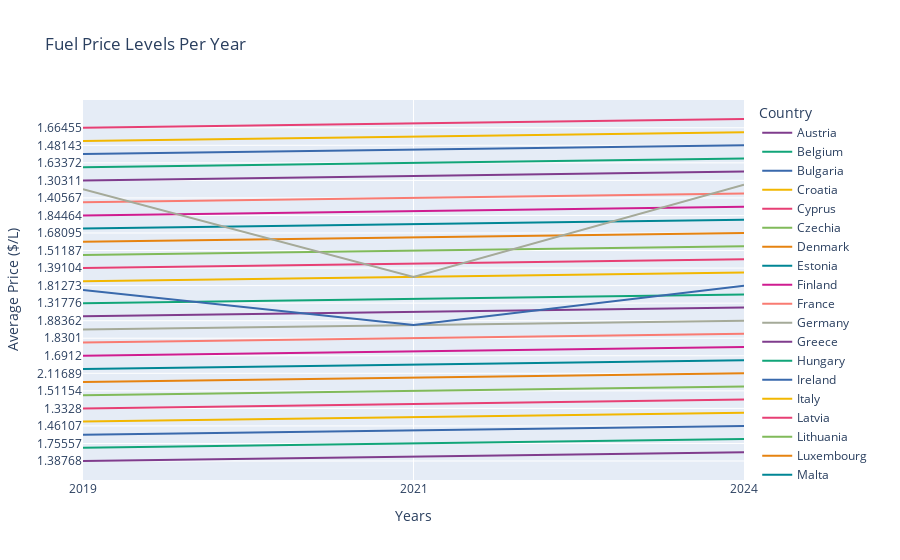

This figure's notebook cell:
### Code cell
fig = px.line(alldata, x = Years , y= Value, title='Fuel Price Levels Per Year', color = Countries,
    color_discrete_sequence=px.colors.qualitative.Bold)
fig.show()

### Figure 1 — Plotly figure (JSON) as saved in the notebook; plotly's stock layout.template omitted (floating-point values rounded to 4 significant figures)
{"data": [{"hovertemplate": "Country=Austria<br>Years=%{x}<br>Average Price ($/L)=%{y}<extra></extra>", "legendgroup": "Austria", "line": {"color": "rgb(127, 60, 141)", "dash": "solid"}, "marker": {"symbol": "circle"}, "mode": "lines", "name": "Austria", "orientation": "v", "showlegend": true, "type": "scatter", "x": ["2019", "2021", "2024"], "xaxis": "x", "y": ["1.38768", "1.51306", "1.74546"], "yaxis": "y"}, {"hovertemplate": "Country=Belgium<br>Years=%{x}<br>Average Price ($/L)=%{y}<extra></extra>", "legendgroup": "Belgium", "line": {"color": "rgb(17, 165, 121)", "dash": "solid"}, "marker": {"symbol": "circle"}, "mode": "lines", "name": "Belgium", "orientation": "v", "showlegend": true, "type": "scatter", "x": ["2019", "2021", "2024"], "xaxis": "x", "y": ["1.56912", "1.75557", "1.89646"], "yaxis": "y"}, {"hovertemplate": "Country=Bulgaria<br>Years=%{x}<br>Average Price ($/L)=%{y}<extra></extra>", "legendgroup": "Bulgaria", "line": {"color": "rgb(57, 105, 172)", "dash": "solid"}, "marker": {"symbol": "circle"}, "mode": "lines", "name": "Bulgaria", "orientation": "v", "showlegend": true, "type": "scatter", "x": ["2019", "2021", "2024"], "xaxis": "x", "y": ["1.21427", "1.26645", "1.46107"], "yaxis": "y"}, {"hovertemplate": "Country=Croatia<br>Years=%{x}<br>Average Price ($/L)=%{y}<extra></extra>", "legendgroup": "Croatia", "line": {"color": "rgb(242, 183, 1)", "dash": "solid"}, "marker": {"symbol": "circle"}, "mode": "lines", "name": "Croatia", "orientation": "v", "showlegend": true, "type": "scatter", "x": ["2019", "2021", "2024"], "xaxis": "x", "y": ["1.44924", "1.62073", "4.08332"], "yaxis": "y"}, {"hovertemplate": "Country=Cyprus<br>Years=%{x}<br>Average Price ($/L)=%{y}<extra></extra>", "legendgroup": "Cyprus", "line": {"color": "rgb(231, 63, 116)", "dash": "solid"}, "marker": {"symbol": "circle"}, "mode": "lines", "name": "Cyprus", "orientation": "v", "showlegend": true, "type": "scatter", "x": ["2019", "2021", "2024"], "xaxis": "x", "y": ["1.3328", "1.47283", "1.55298"], "yaxis": "y"}, {"hovertemplate": "Country=Czechia<br>Years=%{x}<br>Average Price ($/L)=%{y}<extra></extra>", "legendgroup": "Czechia", "line": {"color": "rgb(128, 186, 90)", "dash": "solid"}, "marker": {"symbol": "circle"}, "mode": "lines", "name": "Czechia", "orientation": "v", "showlegend": true, "type": "scatter", "x": ["2019", "2021", "2024"], "xaxis": "x", "y": ["1.40478", "1.51154", "1.70653"], "yaxis": "y"}, {"hovertemplate": "Country=Denmark<br>Years=%{x}<br>Average Price ($/L)=%{y}<extra></extra>", "legendgroup": "Denmark", "line": {"color": "rgb(230, 131, 16)", "dash": "solid"}, "marker": {"symbol": "circle"}, "mode": "lines", "name": "Denmark", "orientation": "v", "showlegend": true, "type": "scatter", "x": ["2019", "2021", "2024"], "xaxis": "x", "y": ["1.7742", "1.96743", "2.11689"], "yaxis": "y"}, {"hovertemplate": "Country=Estonia<br>Years=%{x}<br>Average Price ($/L)=%{y}<extra></extra>", "legendgroup": "Estonia", "line": {"color": "rgb(0, 134, 149)", "dash": "solid"}, "marker": {"symbol": "circle"}, "mode": "lines", "name": "Estonia", "orientation": "v", "showlegend": true, "type": "scatter", "x": ["2019", "2021", "2024"], "xaxis": "x", "y": ["1.49744", "1.68341", "1.88584"], "yaxis": "y"}, {"hovertemplate": "Country=Finland<br>Years=%{x}<br>Average Price ($/L)=%{y}<extra></extra>", "legendgroup": "Finland", "line": {"color": "rgb(207, 28, 144)", "dash": "solid"}, "marker": {"symbol": "circle"}, "mode": "lines", "name": "Finland", "orientation": "v", "showlegend": true, "type": "scatter", "x": ["2019", "2021", "2024"], "xaxis": "x", "y": ["1.6912", "1.96615", "2.09502"], "yaxis": "y"}, {"hovertemplate": "Country=France<br>Years=%{x}<br>Average Price ($/L)=%{y}<extra></extra>", "legendgroup": "France", "line": {"color": "rgb(249, 123, 114)", "dash": "solid"}, "marker": {"symbol": "circle"}, "mode": "lines", "name": "France", "orientation": "v", "showlegend": true, "type": "scatter", "x": ["2019", "2021", "2024"], "xaxis": "x", "y": ["1.68672", "1.8301", "1.86336"], "yaxis": "y"}, {"hovertemplate": "Country=Germany<br>Years=%{x}<br>Average Price ($/L)=%{y}<extra></extra>", "legendgroup": "Germany", "line": {"color": "rgb(165, 170, 153)", "dash": "solid"}, "marker": {"symbol": "circle"}, "mode": "lines", "name": "Germany", "orientation": "v", "showlegend": true, "type": "scatter", "x": ["2019", "2021", "2024"], "xaxis": "x", "y": ["1.57696", "1.77923", "1.88362"], "yaxis": "y"}, {"hovertemplate": "Country=Greece<br>Years=%{x}<br>Average Price ($/L)=%{y}<extra></extra>", "legendgroup": "Greece", "line": {"color": "rgb(127, 60, 141)", "dash": "solid"}, "marker": {"symbol": "circle"}, "mode": "lines", "name": "Greece", "orientation": "v", "showlegend": true, "type": "scatter", "x": ["2019", "2021", "2024"], "xaxis": "x", "y": ["1.79424", "1.94722", "2.0605"], "yaxis": "y"}, {"hovertemplate": "Country=Hungary<br>Years=%{x}<br>Average Price ($/L)=%{y}<extra></extra>", "legendgroup": "Hungary", "line": {"color": "rgb(17, 165, 121)", "dash": "solid"}, "marker": {"symbol": "circle"}, "mode": "lines", "name": "Hungary", "orientation": "v", "showlegend": true, "type": "scatter", "x": ["2019", "2021", "2024"], "xaxis": "x", "y": ["1.31776", "1.45732", "1.70806"], "yaxis": "y"}, {"hovertemplate": "Country=Ireland<br>Years=%{x}<br>Average Price ($/L)=%{y}<extra></extra>", "legendgroup": "Ireland", "line": {"color": "rgb(57, 105, 172)", "dash": "solid"}, "marker": {"symbol": "circle"}, "mode": "lines", "name": "Ireland", "orientation": "v", "showlegend": true, "type": "scatter", "x": ["2019", "2021", "2024"], "xaxis": "x", "y": ["1.57136", "1.77923", "1.81273"], "yaxis": "y"}, {"hovertemplate": "Country=Italy<br>Years=%{x}<br>Average Price ($/L)=%{y}<extra></extra>", "legendgroup": "Italy", "line": {"color": "rgb(242, 183, 1)", "dash": "solid"}, "marker": {"symbol": "circle"}, "mode": "lines", "name": "Italy", "orientation": "v", "showlegend": true, "type": "scatter", "x": ["2019", "2021", "2024"], "xaxis": "x", "y": ["1.76064", "1.91646", "1.89013"], "yaxis": "y"}, {"hovertemplate": "Country=Latvia<br>Years=%{x}<br>Average Price ($/L)=%{y}<extra></extra>", "legendgroup": "Latvia", "line": {"color": "rgb(231, 63, 116)", "dash": "solid"}, "marker": {"symbol": "circle"}, "mode": "lines", "name": "Latvia", "orientation": "v", "showlegend": true, "type": "scatter", "x": ["2019", "2021", "2024"], "xaxis": "x", "y": ["1.39104", "1.58285", "1.77191"], "yaxis": "y"}, {"hovertemplate": "Country=Lithuania<br>Years=%{x}<br>Average Price ($/L)=%{y}<extra></extra>", "legendgroup": "Lithuania", "line": {"color": "rgb(128, 186, 90)", "dash": "solid"}, "marker": {"symbol": "circle"}, "mode": "lines", "name": "Lithuania", "orientation": "v", "showlegend": true, "type": "scatter", "x": ["2019", "2021", "2024"], "xaxis": "x", "y": ["1.29024", "1.51187", "1.67919"], "yaxis": "y"}, {"hovertemplate": "Country=Luxembourg<br>Years=%{x}<br>Average Price ($/L)=%{y}<extra></extra>", "legendgroup": "Luxembourg", "line": {"color": "rgb(230, 131, 16)", "dash": "solid"}, "marker": {"symbol": "circle"}, "mode": "lines", "name": "Luxembourg", "orientation": "v", "showlegend": true, "type": "scatter", "x": ["2019", "2021", "2024"], "xaxis": "x", "y": ["1.35744", "1.57102", "1.68095"], "yaxis": "y"}, {"hovertemplate": "Country=Malta<br>Years=%{x}<br>Average Price ($/L)=%{y}<extra></extra>", "legendgroup": "Malta", "line": {"color": "rgb(0, 134, 149)", "dash": "solid"}, "marker": {"symbol": "circle"}, "mode": "lines", "name": "Malta", "orientation": "v", "showlegend": true, "type": "scatter", "x": ["2019", "2021", "2024"], "xaxis": "x", "y": ["1.5456", "1.58522", "1.40495"], "yaxis": "y"}, {"hovertemplate": "Country=Netherlands<br>Years=%{x}<br>Average Price ($/L)=%{y}<extra></extra>", "legendgroup": "Netherlands", "line": {"color": "rgb(207, 28, 144)", "dash": "solid"}, "marker": {"symbol": "circle"}, "mode": "lines", "name": "Netherlands", "orientation": "v", "showlegend": true, "type": "scatter", "x": ["2019", "2021", "2024"], "xaxis": "x", "y": ["1.84464", "2.13886", "2.00655"], "yaxis": "y"}, {"hovertemplate": "Country=Poland<br>Years=%{x}<br>Average Price ($/L)=%{y}<extra></extra>", "legendgroup": "Poland", "line": {"color": "rgb(249, 123, 114)", "dash": "solid"}, "marker": {"symbol": "circle"}, "mode": "lines", "name": "Poland", "orientation": "v", "showlegend": true, "type": "scatter", "x": ["2019", "2021", "2024"], "xaxis": "x", "y": ["1.30118", "1.40567", "1.505"], "yaxis": "y"}, {"hovertemplate": "Country=Portugal<br>Years=%{x}<br>Average Price ($/L)=%{y}<extra></extra>", "legendgroup": "Portugal", "line": {"color": "rgb(165, 170, 153)", "dash": "solid"}, "marker": {"symbol": "circle"}, "mode": "lines", "name": "Portugal", "orientation": "v", "showlegend": true, "type": "scatter", "x": ["2019", "2021", "2024"], "xaxis": "x", "y": ["1.67104", "1.91646", "1.81035"], "yaxis": "y"}, {"hovertemplate": "Country=Romania<br>Years=%{x}<br>Average Price ($/L)=%{y}<extra></extra>", "legendgroup": "Romania", "line": {"color": "rgb(127, 60, 141)", "dash": "solid"}, "marker": {"symbol": "circle"}, "mode": "lines", "name": "Romania", "orientation": "v", "showlegend": true, "type": "scatter", "x": ["2019", "2021", "2024"], "xaxis": "x", "y": ["1.30311", "1.36291", "1.51169"], "yaxis": "y"}, {"hovertemplate": "Country=Slovak Republic<br>Years=%{x}<br>Average Price ($/L)=%{y}<extra></extra>", "legendgroup": "Slovak Republic", "line": {"color": "rgb(17, 165, 121)", "dash": "solid"}, "marker": {"symbol": "circle"}, "mode": "lines", "name": "Slovak Republic", "orientation": "v", "showlegend": true, "type": "scatter", "x": ["2019", "2021", "2024"], "xaxis": "x", "y": ["1.484", "1.63372", "1.71161"], "yaxis": "y"}, {"hovertemplate": "Country=Slovenia<br>Years=%{x}<br>Average Price ($/L)=%{y}<extra></extra>", "legendgroup": "Slovenia", "line": {"color": "rgb(57, 105, 172)", "dash": "solid"}, "marker": {"symbol": "circle"}, "mode": "lines", "name": "Slovenia", "orientation": "v", "showlegend": true, "type": "scatter", "x": ["2019", "2021", "2024"], "xaxis": "x", "y": ["1.43696", "1.43971", "1.48143"], "yaxis": "y"}, {"hovertemplate": "Country=Spain<br>Years=%{x}<br>Average Price ($/L)=%{y}<extra></extra>", "legendgroup": "Spain", "line": {"color": "rgb(242, 183, 1)", "dash": "solid"}, "marker": {"symbol": "circle"}, "mode": "lines", "name": "Spain", "orientation": "v", "showlegend": true, "type": "scatter", "x": ["2019", "2021", "2024"], "xaxis": "x", "y": ["1.44928", "1.62426", "1.76971"], "yaxis": "y"}, {"hovertemplate": "Country=Sweden<br>Years=%{x}<br>Average Price ($/L)=%{y}<extra></extra>", "legendgroup": "Sweden", "line": {"color": "rgb(231, 63, 116)", "dash": "solid"}, "marker": {"symbol": "circle"}, "mode": "lines", "name": "Sweden", "orientation": "v", "showlegend": true, "type": "scatter", "x": ["2019", "2021", "2024"], "xaxis": "x", "y": ["1.66455", "1.90489", "1.89621"], "yaxis": "y"}], "layout": {"legend": {"title": {"text": "Country"}, "tracegroupgap": 0}, "title": {"text": "Fuel Price Levels Per Year"}, "xaxis": {"anchor": "y", "domain": [0, 1], "title": {"text": "Years"}}, "yaxis": {"anchor": "x", "domain": [0, 1], "title": {"text": "Average Price ($/L)"}}}}
